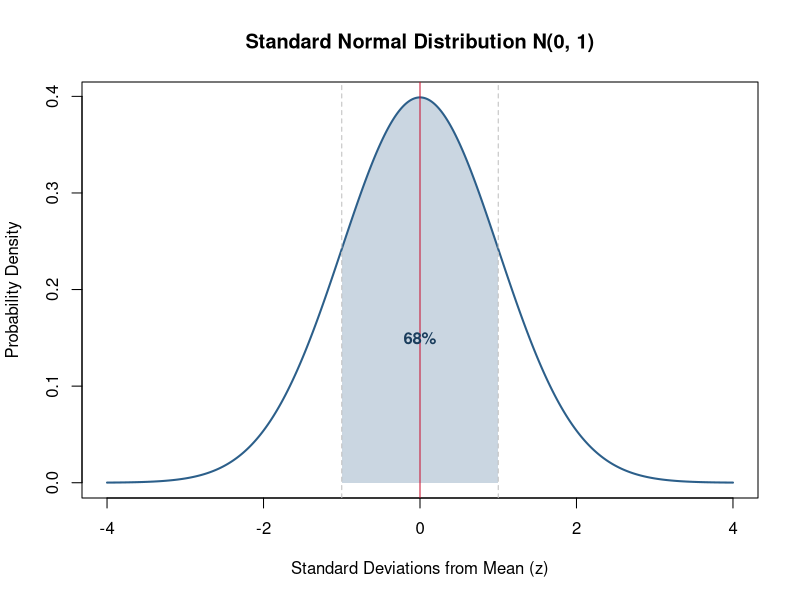
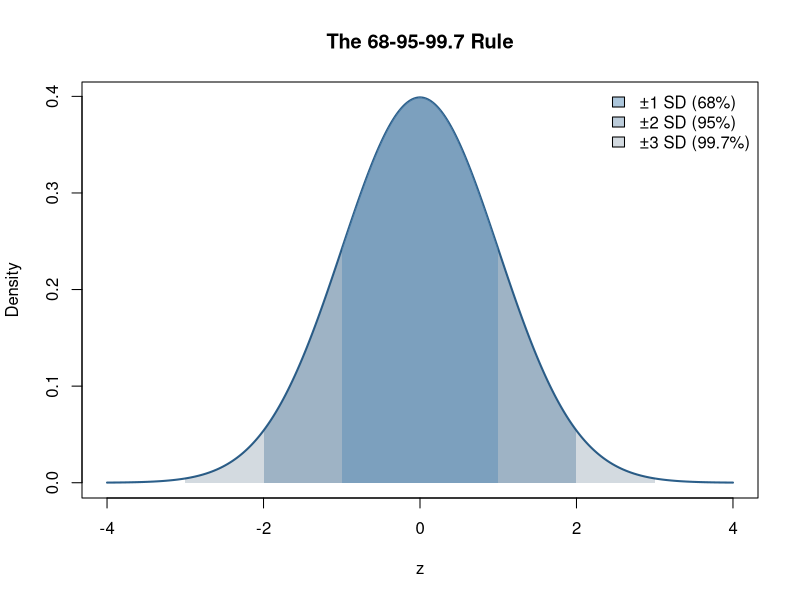
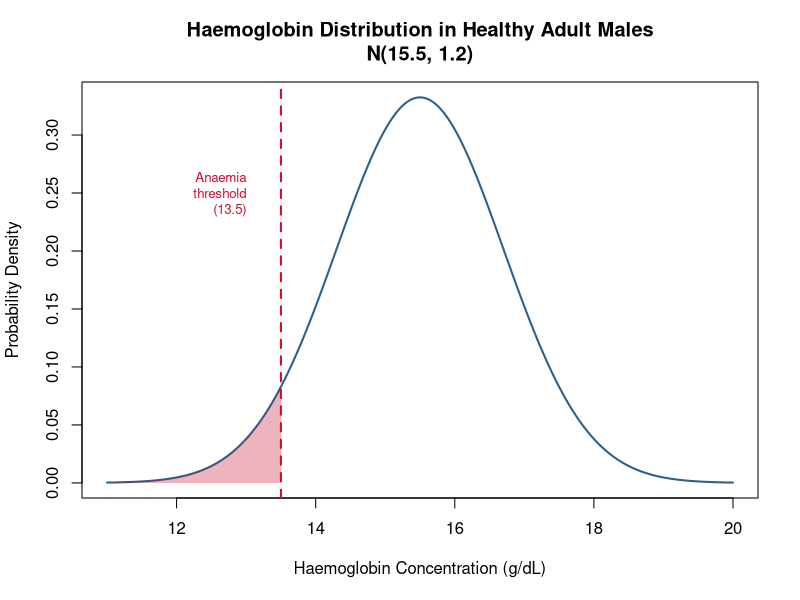
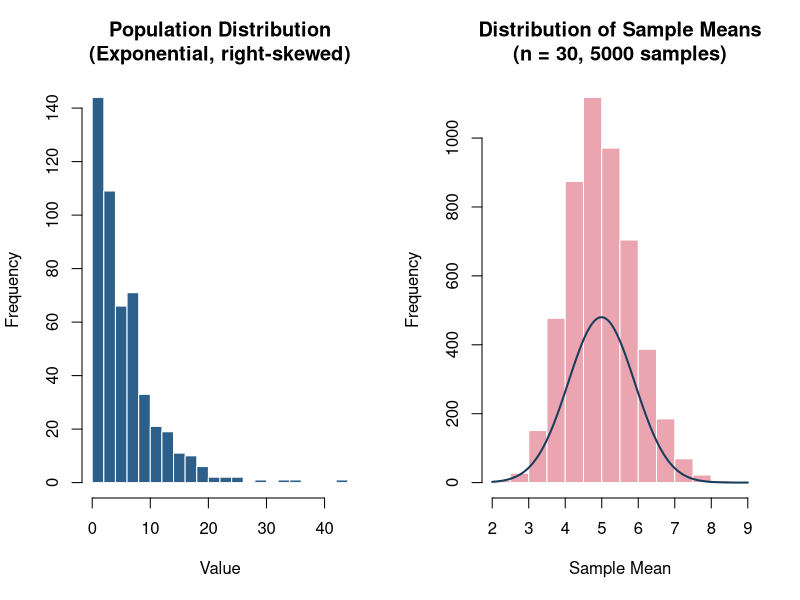
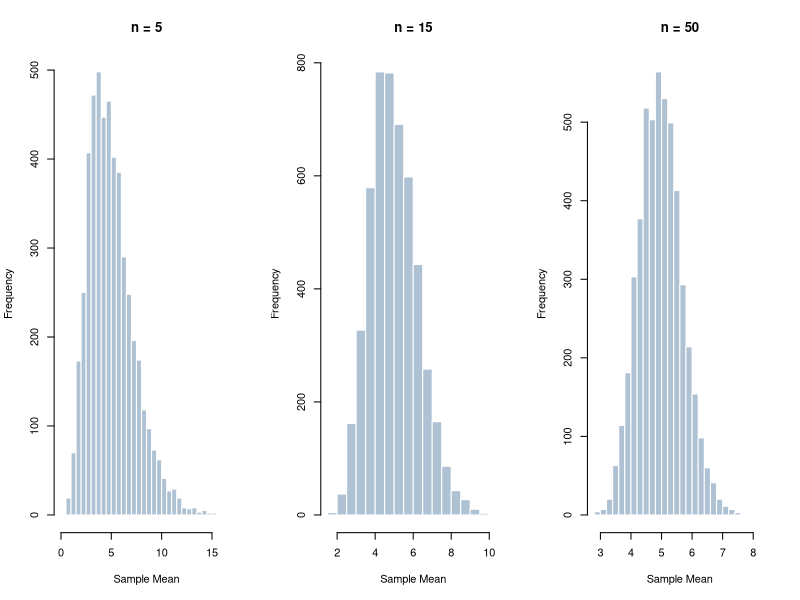
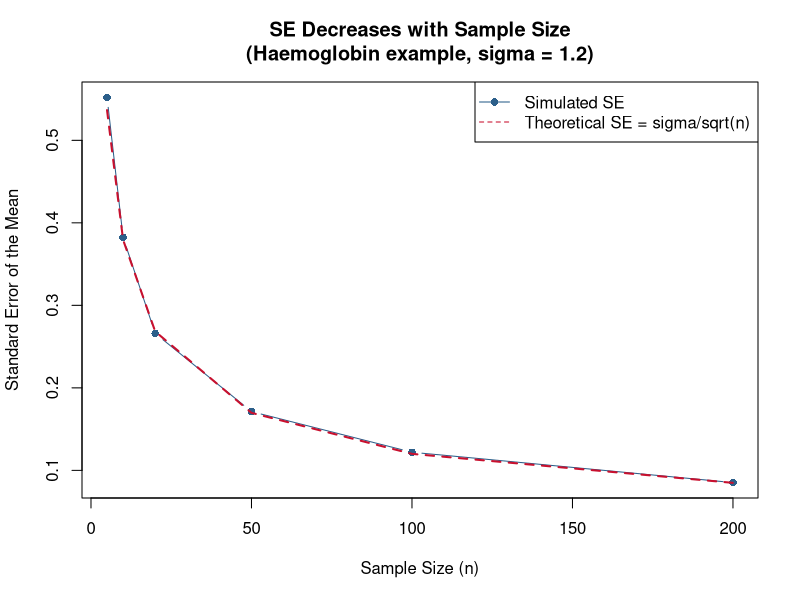

Write the R code that produced these figures, in order.
## ---- chunk 1
knitr::opts_chunk$set(echo = TRUE)
## ---- chunk 2
# Plot a standard normal distribution (mean = 0, SD = 1)
x <- seq(-4, 4, length = 500)

plot(x, dnorm(x, mean = 0, sd = 1),
     type = "l", lwd = 2,
     col  = "#2C5F8A",
     xlab = "Standard Deviations from Mean (z)",
     ylab = "Probability Density",
     main = "Standard Normal Distribution N(0, 1)")

# Shade the area within 1 SD of the mean
x_1sd <- seq(-1, 1, length = 200)
polygon(c(-1, x_1sd, 1), c(0, dnorm(x_1sd), 0),
        col = "#2C5F8A40", border = NA)
abline(v = c(-1, 0, 1), lty = c(2, 1, 2), col = c("grey", "#C8102E", "grey"))
text(0, 0.15, "68%", col = "#1A3D5C", font = 2)
## ---- chunk 3
# Demonstrate the 68-95-99.7 rule numerically
cat("Area within 1 SD:", round(pnorm(1) - pnorm(-1), 4), "\n")
cat("Area within 2 SD:", round(pnorm(2) - pnorm(-2), 4), "\n")
cat("Area within 3 SD:", round(pnorm(3) - pnorm(-3), 4), "\n")
## ---- chunk 4
# Visualise all three
x <- seq(-4, 4, length = 500)
plot(x, dnorm(x), type = "l", lwd = 2, col = "#2C5F8A",
     xlab = "z", ylab = "Density",
     main = "The 68-95-99.7 Rule")

shade_region <- function(lo, hi, col) {
  xs <- seq(lo, hi, length = 200)
  polygon(c(lo, xs, hi), c(0, dnorm(xs), 0), col = col, border = NA)
}

shade_region(-3, 3, "#1A3D5C30")
shade_region(-2, 2, "#2C5F8A50")
shade_region(-1, 1, "#5B8DB880")

legend("topright",
       legend = c("±1 SD (68%)", "±2 SD (95%)", "±3 SD (99.7%)"),
       fill   = c("#5B8DB880", "#2C5F8A50", "#1A3D5C30"),
       bty    = "n")
## ---- chunk 5
mu_hgb <- 15.5
sd_hgb <- 1.2
## ---- chunk 6
# What is the probability that a randomly selected male has Hgb < 13.5 g/dL (anaemia threshold)?
pnorm(13.5, mean = mu_hgb, sd = sd_hgb)
## ---- chunk 7
# What Hgb value separates the lowest 5% of the population?
qnorm(0.05, mean = mu_hgb, sd = sd_hgb)
## ---- chunk 8
# What fraction of males have Hgb between 14 and 17?
pnorm(17, mu_hgb, sd_hgb) - pnorm(14, mu_hgb, sd_hgb)
## ---- chunk 9
# Visualise the Hgb distribution with clinical thresholds marked
x_hgb <- seq(11, 20, length = 400)

plot(x_hgb, dnorm(x_hgb, mu_hgb, sd_hgb),
     type = "l", lwd = 2, col = "#2C5F8A",
     xlab = "Haemoglobin Concentration (g/dL)",
     ylab = "Probability Density",
     main = "Haemoglobin Distribution in Healthy Adult Males\nN(15.5, 1.2)")

# Shade anaemia region
x_shade <- seq(11, 13.5, length = 200)
polygon(c(11, x_shade, 13.5), c(0, dnorm(x_shade, mu_hgb, sd_hgb), 0),
        col = "#C8102E50", border = NA)
abline(v = 13.5, col = "#C8102E", lty = 2, lwd = 2)
text(13.0, 0.25, "Anaemia\nthreshold\n(13.5)", col = "#C8102E", cex = 0.8, adj = 1)
## ---- chunk 10
# A patient has Hgb = 13.0 g/dL. What is their z-score?
x_patient <- 13.0
z_score <- (x_patient - mu_hgb) / sd_hgb
cat("Z-score:", round(z_score, 3), "\n")
cat("This patient is", abs(round(z_score, 2)), "standard deviations below the mean.\n")
## ---- chunk 11
# Z-scores allow comparison across different scales
# E.g.: which is more unusual — Hgb of 13.0 or a fasting glucose of 60 mg/dL?
# (Fasting glucose in healthy adults: mean = 90, SD = 10 mg/dL)

z_hgb      <- (13.0  - 15.5) / 1.2
z_glucose  <- (60    - 90)   / 10

cat("Hgb z-score:      ", round(z_hgb, 2), "\n")
cat("Glucose z-score:  ", round(z_glucose, 2), "\n")
cat("Glucose is more unusual (further from mean in SD units)\n")
## ---- chunk 12
set.seed(42)
pop_size <- 100000

# Create a right-skewed population (exponential distribution)
population <- rexp(pop_size, rate = 0.2)   # Mean = 1/rate = 5

par(mfrow = c(1, 2))

hist(population[1:500],
     col    = "#2C5F8A", border = "white",
     xlab   = "Value",
     main   = "Population Distribution\n(Exponential, right-skewed)",
     breaks = 30)

# Draw 5000 samples of size 30 and record the sample mean each time
sample_means_30 <- replicate(5000, mean(sample(population, 30)))

hist(sample_means_30,
     col    = "#C8102E60", border = "white",
     xlab   = "Sample Mean",
     main   = "Distribution of Sample Means\n(n = 30, 5000 samples)")
curve(dnorm(x, mean(sample_means_30), sd(sample_means_30)) * 5000 * diff(range(sample_means_30)) / 30,
      add = TRUE, col = "#1A3D5C", lwd = 2)

par(mfrow = c(1, 1))
## ---- chunk 13
# Effect of sample size on normality of the sampling distribution
par(mfrow = c(1, 3))
for (n in c(5, 15, 50)) {
  sm <- replicate(5000, mean(sample(population, n)))
  hist(sm,
       col    = "#2C5F8A60", border = "white",
       main   = paste0("n = ", n),
       xlab   = "Sample Mean",
       breaks = 25)
}
par(mfrow = c(1, 1))
## ---- chunk 14
# Demonstrate how SE decreases with n
set.seed(99)
ns      <- c(5, 10, 20, 50, 100, 200)
results <- sapply(ns, function(n) {
  sample_means <- replicate(2000, mean(rnorm(n, mean = 15.5, sd = 1.2)))
  c(SD_of_means = sd(sample_means),
    Theoretical_SE = 1.2 / sqrt(n))
})

colnames(results) <- ns
round(results, 4)
## ---- chunk 15
plot(ns, results["SD_of_means", ],
     type = "b", pch = 16, col = "#2C5F8A",
     xlab = "Sample Size (n)",
     ylab = "Standard Error of the Mean",
     main = "SE Decreases with Sample Size\n(Haemoglobin example, sigma = 1.2)")
lines(ns, results["Theoretical_SE", ],
      col = "#C8102E", lty = 2, lwd = 2)
legend("topright",
       legend = c("Simulated SE", "Theoretical SE = sigma/sqrt(n)"),
       col    = c("#2C5F8A", "#C8102E"),
       lty    = c(1, 2), pch = c(16, NA))
